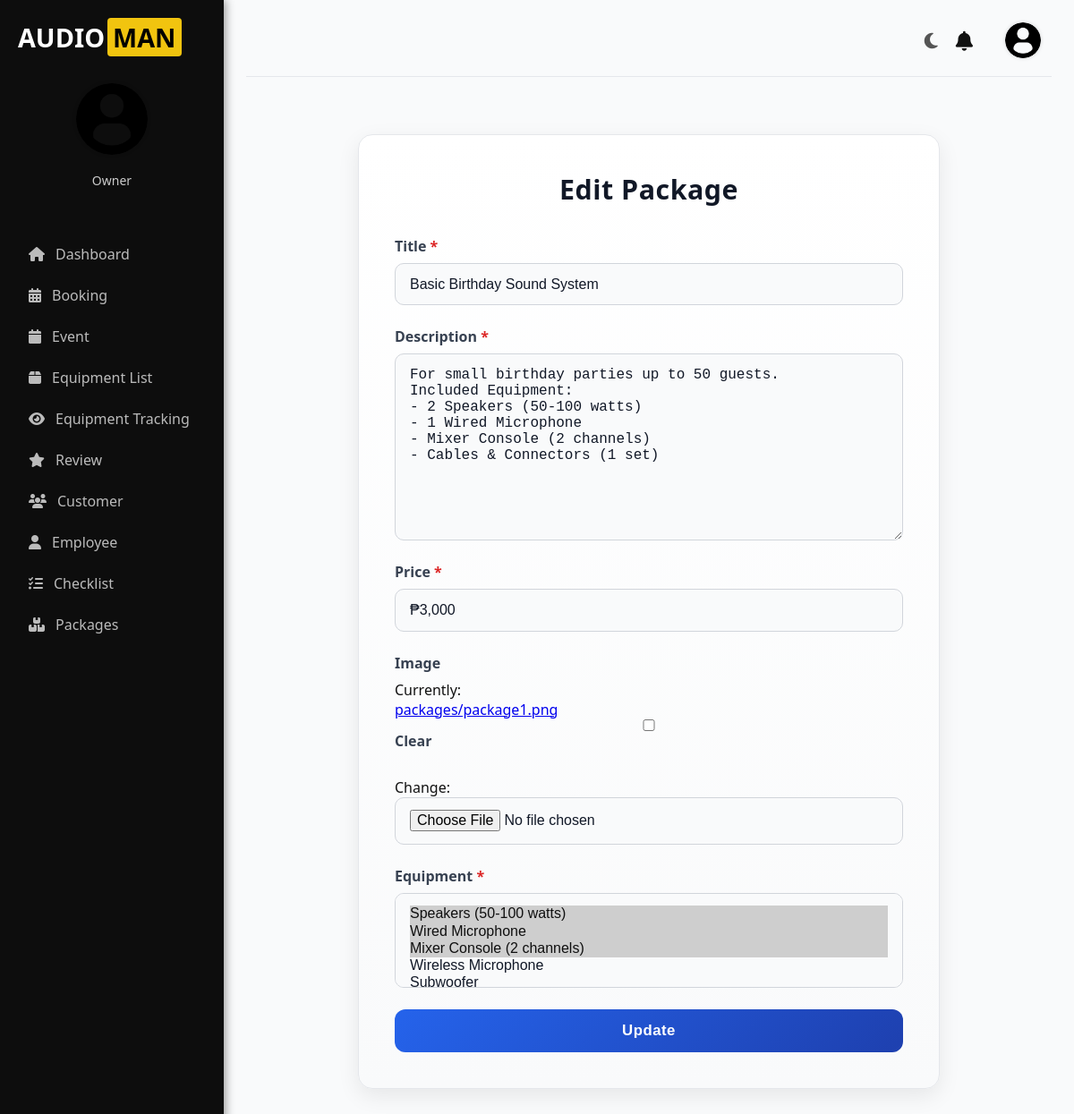
Screenshot of /accounts/dashboard/packages/1/edit/ with the database file from the repository.
### accounts/models.py (models this page shows, shortened)
class ServicePackage(models.Model):
    EVENT_CHOICES = [
        ("Wedding", "Wedding"),
        ("Birthday", "Birthday"),
        ("Corporate", "Corporate"),
        ("Concert", "Concert"),
        ("Seminar", "Seminar"),
        ("Graduation", "Graduation"),
        ("Awarding Ceremony", "Awarding Ceremony"),
        ("Fundraising", "Fundraising"),
        ("Fashion Show", "Fashion Show"),
        ("Church", "Church"),
        ("Conference", "Conference"),
        ("School Event", "School Event"),
        ("Charity Event", "Charity Event"),
    ]
    title = models.CharField(max_length=200)
    description = models.TextField()
    price = models.CharField(max_length=50)
    image = models.ImageField(upload_to="packages/", blank=True, null=True)
    equipment = models.ManyToManyField(
        Equipment,
        through="PackageEquipment",
        related_name="service_packages"
    )
    category = models.CharField(
        max_length=50,
        choices=EVENT_CHOICES,
        default="Wedding"
    )

### accounts/views.py (the view)
# urls.py: path('dashboard/packages/<int:package_id>/edit/', views.package_edit_view, name='package_edit'),
def package_edit_view(request, package_id):
    package = get_object_or_404(ServicePackage, id=package_id)
    if request.method == 'POST':
        form = ServicePackageForm(request.POST, request.FILES, instance=package)
        if form.is_valid():
            form.save()
            messages.success(request, "Package updated successfully!")
            return redirect('package_list')
    else:
        form = ServicePackageForm(instance=package)
    return render(request, 'client/package_edit.html', {'form': form, 'package': package})

### accounts/forms.py
class ServicePackageForm(forms.ModelForm):
    class Meta:
        model = ServicePackage
        fields = ['title', 'description', 'price', 'image', 'equipment']

### accounts/context_processors.py (called while the page is built, shortened)
def notifications_context(request):
    return {}

### accounts/models.py (called while the page is built)
    def __str__(self):
        return self.name

### accounts/templates/client/package_edit.html (shortened to what this page needs)
{% extends "client-base.html" %}
{% block content %}
<div class="form-container">
    <h2>
        {% if package %}Edit Package{% else %}Add New Package{% endif %}
    </h2>
    <form method="POST" enctype="multipart/form-data">
        {% for field in form %}
        <div class="form-group">
            <label for="{{ field.id_for_label }}">
                {{ field.label }}
                {% if field.field.required %}
                <span class="required">*</span>
                {% endif %}
            </label>
            {{ field }}
        </div>
        {% endfor %}
        <button type="submit" class="submit-btn">
            {% if package %}Update{% else %}Save{% endif %}
        </button>
    </form>
</div>
{% endblock %}

### accounts/templates/client-base.html (style rules this page uses)
* { margin: 0; padding: 0; box-sizing: border-box; }
body { font-family: 'Segoe UI', Arial, sans-serif; background: #f9fafb; color: #111; display: flex; height: 100vh; overflow: hidden; transition: background 0.3s, color 0.3s; }

### accounts/templates/client/package_edit.html (style rules this page uses)
.form-container { max-width: 650px; margin: 4rem auto; padding: 2.5rem; background: linear-gradient(180deg, #ffffff, #f9fafb); border: 1px solid #e5e7eb; border-radius: 16px; box-shadow: 0 8px 24px rgba(0, 0, 0, 0.08); transition: transform 0.3s ease; }
.form-container h2 { font-size: 1.9rem; font-weight: 700; color: #111827; text-align: center; margin-bottom: 2rem; letter-spacing: 0.5px; }
.form-group { display: flex; flex-direction: column; margin-bottom: 1.5rem; }
.form-group label { font-weight: 600; margin-bottom: 0.5rem; color: #374151; font-size: 1rem; }
.form-group label .required { color: #dc2626; }
.form-group input, .form-group textarea, .form-group select { padding: 0.85rem 1rem; border: 1px solid #d1d5db; border-radius: 10px; font-size: 1rem; color: #111827; background-color: #f9fafb; transition: all 0.25s ease; }
.form-group textarea { min-height: 120px; resize: vertical; }
.submit-btn { width: 100%; padding: 0.9rem 1rem; font-weight: 600; font-size: 1.05rem; color: #fff; background: linear-gradient(135deg, #2563eb, #1e40af); border: none; border-radius: 12px; cursor: pointer; transition: all 0.3s ease; letter-spacing: 0.5px; }

### rows the page displays
ServicePackage: form "Basic Birthday Sound System" "For small birthday parties up to 50 guests. Included Equipment: - 2 Speakers (50-100 watts) - 1 Wired Microphone - Mixer Console (2 channels) - Cables & Connectors (1 set)" "₱3,000"

### other values shown
{{ field.label }} "Title" "Description" "Price" "Image" "Equipment"
